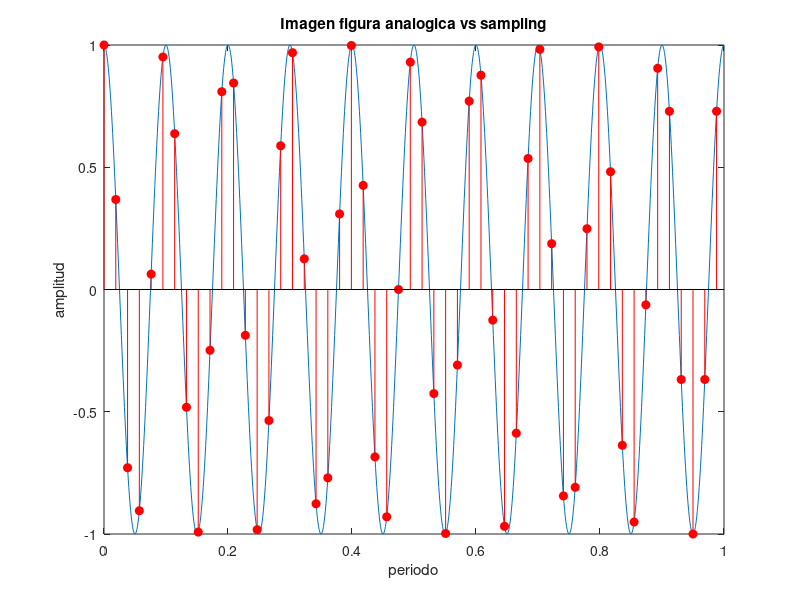
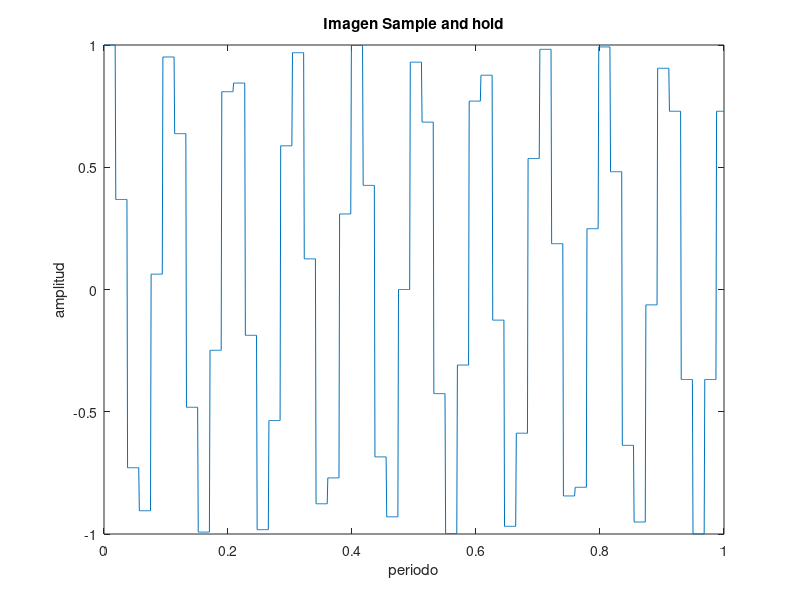
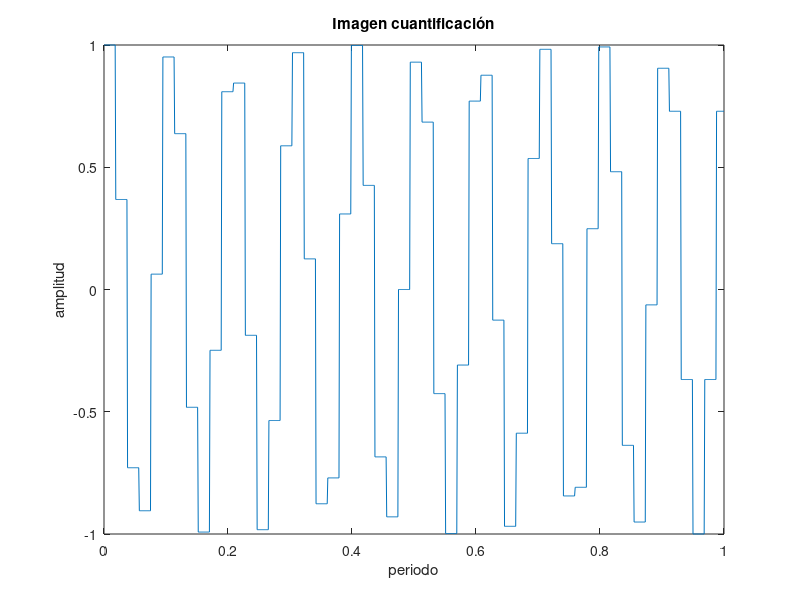
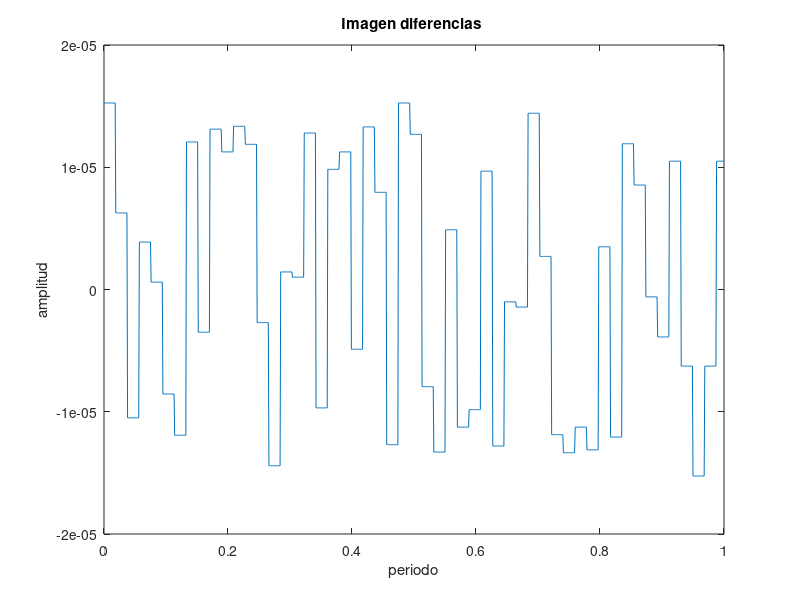

Here is the MATLAB script that generated these plots, in order: (Note: this script raises an error after producing the figures.)
clear all;close all;
% se al muy similar a la anal gica��
% Cosenoidal de frecuencia f Hz
f=10;
Ts = 1/1000;
t = 0:Ts:1;
amp = 1;
x = amp*cos(2*pi*t*f);
% se al con muestreo natural 19 veces m s lento (53Hz)��
tm = t(1:19:end);
xm = cos(2*pi*tm*f);
% se al muestreada con sample-and-hold�
tsh = 19;
xs = zeros(1,numel(t));
for i=1:numel(t)
if( rem(i,tsh)==1 )
tmp = x(i);
end
xs(i) = tmp;
end
% Proceso de Cuantificaci n�
M = 65536;
int = (max(xs)-min(xs))/M;
m = (min(xs)+int/2):int:(max(xs)-int/2);
xq = zeros(1,length(t));
for i=1:length(t)
[tmp k] = min(abs(xs(i)-m));
xq(i) = m(k);
end
% diferencia
xd = xs - xq;
% graficas
figure(1)
plot(t,x)  %analog signal
title('Imagen figura analogica vs sampling');
xlabel('periodo') 
ylabel('amplitud') 
hold on
stem(tm,xm,'r','filled') %natural sampling
figure(2)
plot(t,xs)  %sample and hold
title('Imagen Sample and hold');
xlabel('periodo') 
ylabel('amplitud')
figure(3)
plot(t,xq) %quantified
title('Imagen cuantificación');
xlabel('periodo') 
ylabel('amplitud')
figure(4)
plot(t,xd) %difference
title('Imagen diferencias ');
xlabel('periodo') 
ylabel('amplitud')

figure(5);
tiledlayout(2,2)

nexttile
plot(t,x)  %analog signal
title('Imagen figura analogica vs sampling');
xlabel('periodo') 
ylabel('amplitud') 
hold on
stem(tm,xm,'r','filled') %natural sampling

nexttile
plot(t,xs)  %sample and hold
title('Imagen Sample and hold');
xlabel('periodo') 
ylabel('amplitud')

nexttile
plot(t,xq) %quantified
title('Imagen cuantificación');
xlabel('periodo') 
ylabel('amplitud')

nexttile
plot(t,xd) %difference
title('Imagen diferencias ');
xlabel('periodo') 
ylabel('amplitud')

%Potencia de la se al: �
Px=x*x'/numel(x); %var(x)
ex = xs-xq; %Forma 1
%%*****************Forma 2
%  b=log2(M);
%  xq= round(x*(2^(b-1)))/(2^(b-1)); %Se al Cuantizada�
%  ex = x-xq; 
%*************************************
Pn=ex*ex'/numel(ex);
SQNR_xdB = 10*log10(Px/Pn) %Simulado
SQNR_Teorico2= 6.02*(log2(M)) + 1.76 % Para una se al sinusoidal